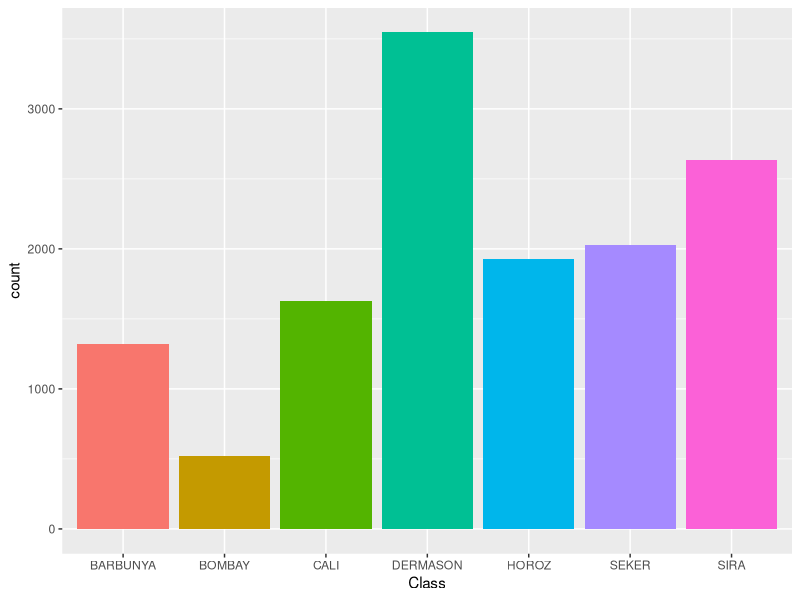
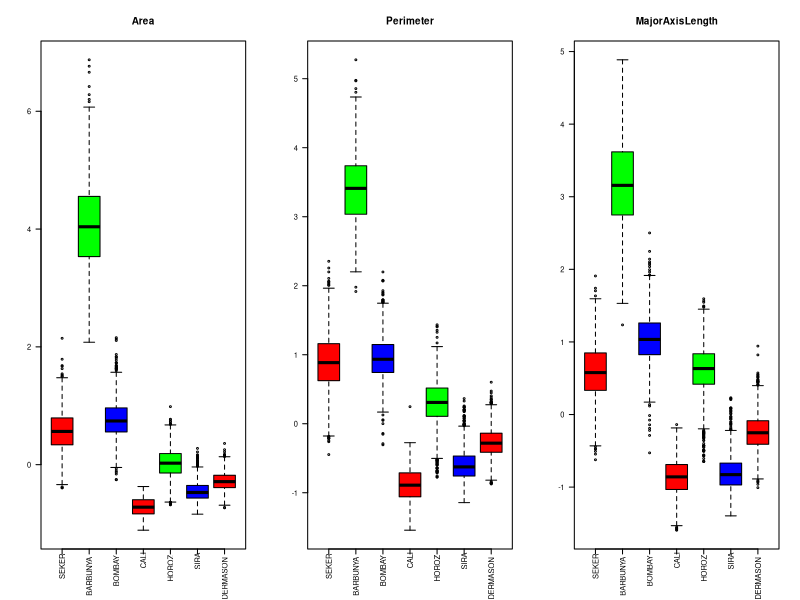
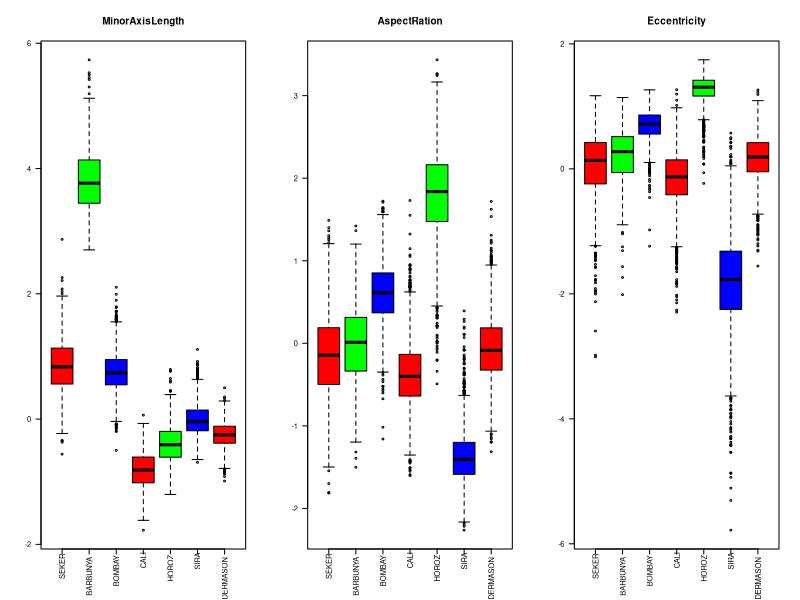
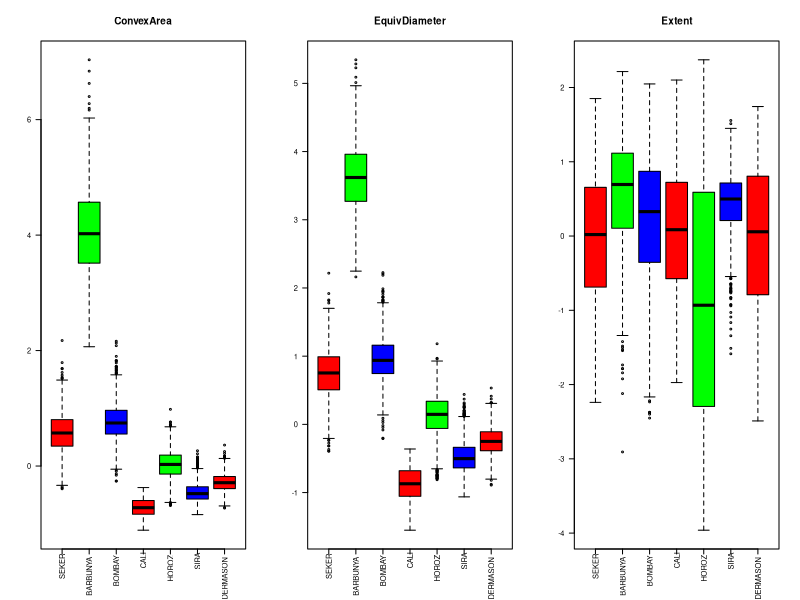
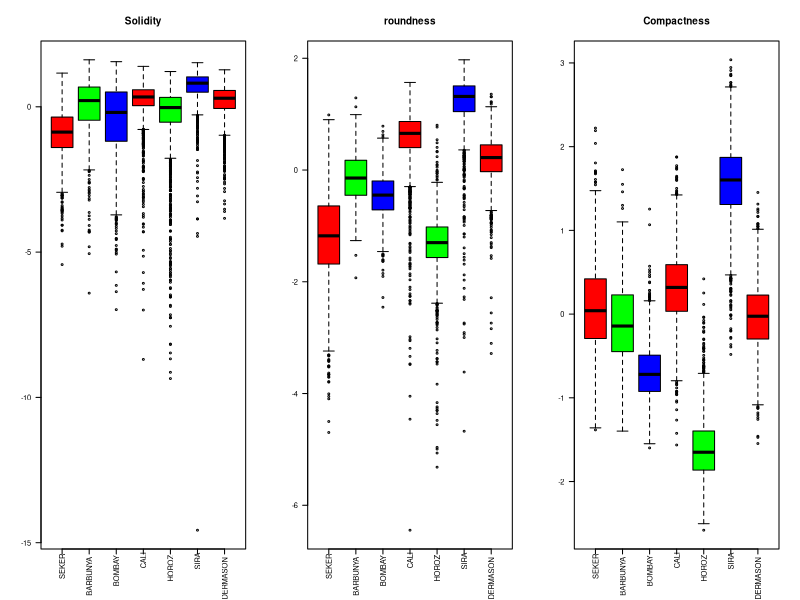
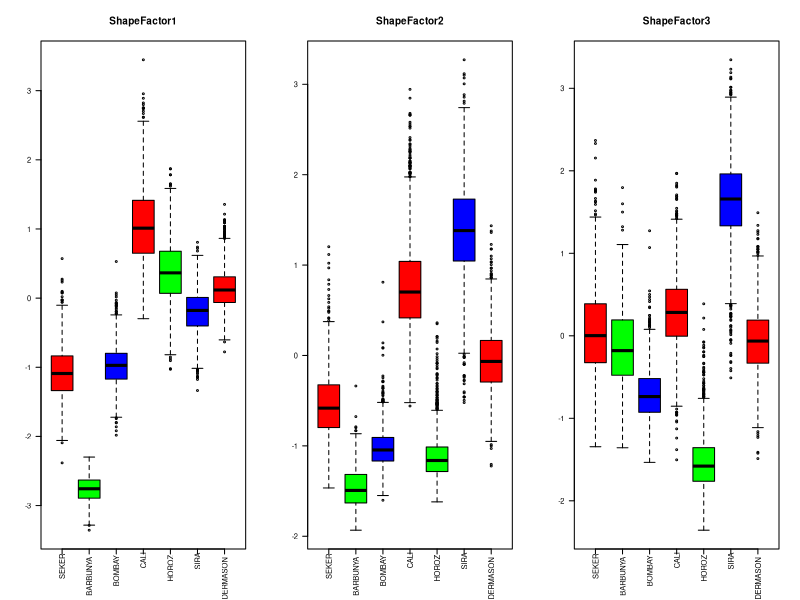
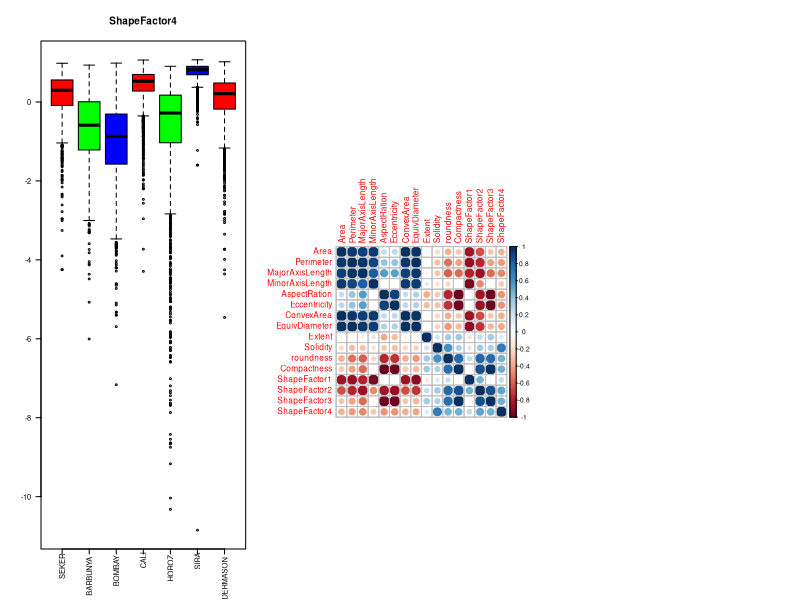
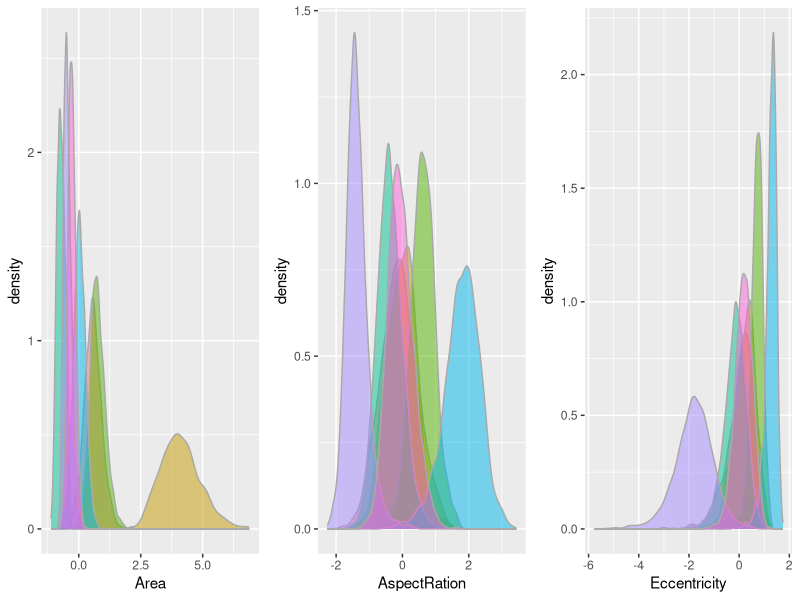

These charts were generated, in order, by the following R code:
## ---- chunk 1
knitr::opts_chunk$set(echo = TRUE)
## ---- chunk 2
rm(list=ls())

library('ggplot2')
library('gridExtra')
library('GGally')
library(grid)
library(stringr)
library(corrplot)
library(caret)
## ---- chunk 3
beans_data = read.csv("Dry_Bean_Dataset.csv",header=T, sep=";", na.strings="?", dec=",")
str(beans_data)
## ---- chunk 4
class_factor = factor(beans_data$Class)
beans_data$Class = class_factor
## ---- chunk 5
ggplot(beans_data, aes(Class, fill = Class)) + geom_bar() + theme(legend.position = "none")
## ---- chunk 6


for (var in names(beans_data[1:16])) {
  mean    = mean(beans_data[[var]])
  sd      = sd(beans_data[[var]])
  z_score = (beans_data[[var]] - mean)/sd
  
  beans_data[[var]] = z_score
}

#scale obtem o mesmo resultado do que acima
#z_score = as.data.frame(scale(beans_data[,1:16]))

summary(beans_data)

classes = unique(beans_data$Class)

num_classes = length(classes)

colors=c("red", "green", "blue")

par(mfrow=c(1,3), cex=0.5)
for(i in 1:3){
  plot <- boxplot(beans_data[,i] ~ beans_data$Class, 
                  col=colors, xlab = "", 
                  ylab="", 
                  main = names(beans_data)[i], 
                  xaxt = "n",  
                  yaxt = "n")
  axis(side = 1, labels = FALSE)
  axis(side = 2, las = 2, cex.axis = 0.9, font =20)
  text(x = 1:num_classes,
       labels = classes,
       par("usr")[3],
       xpd = T,
       srt = 90,
       adj = 1.2,
       cex = 0.9)
}

par(mfrow=c(1,3), cex=0.5)
for(i in 4:6){
  plot <- boxplot(beans_data[,i] ~ beans_data$Class, 
                  col=colors, xlab = "", 
                  ylab="", 
                  main = names(beans_data)[i], 
                  xaxt = "n",  
                  yaxt = "n")
  axis(side = 1, labels = FALSE)
  axis(side = 2, las = 2, cex.axis = 0.9, font =20)
  text(x = 1:num_classes,
       labels = classes,
       par("usr")[3],
       xpd = T,
       srt = 90,
       adj = 1.2,
       cex = 0.9)
}

par(mfrow=c(1,3), cex=0.5)
for(i in 7:9){
  plot <- boxplot(beans_data[,i] ~ beans_data$Class, 
                  col=colors, xlab = "", 
                  ylab="", 
                  main = names(beans_data)[i], 
                  xaxt = "n",  
                  yaxt = "n")
  axis(side = 1, labels = FALSE)
  axis(side = 2, las = 2, cex.axis = 0.9, font =20)
  text(x = 1:num_classes,
       labels = classes,
       par("usr")[3],
       xpd = T,
       srt = 90,
       adj = 1.2,
       cex = 0.9)
}

par(mfrow=c(1,3), cex=0.5)
for(i in 10:12){
  plot <- boxplot(beans_data[,i] ~ beans_data$Class, 
                  col=colors, xlab = "", 
                  ylab="", 
                  main = names(beans_data)[i], 
                  xaxt = "n",  
                  yaxt = "n")
  axis(side = 1, labels = FALSE)
  axis(side = 2, las = 2, cex.axis = 0.9, font =20)
  text(x = 1:num_classes,
       labels = classes,
       par("usr")[3],
       xpd = T,
       srt = 90,
       adj = 1.2,
       cex = 0.9)
}

par(mfrow=c(1,3), cex=0.5)
for(i in 13:15){
  plot <- boxplot(beans_data[,i] ~ beans_data$Class, 
                  col=colors, xlab = "", 
                  ylab="", 
                  main = names(beans_data)[i], 
                  xaxt = "n",  
                  yaxt = "n")
  axis(side = 1, labels = FALSE)
  axis(side = 2, las = 2, cex.axis = 0.9, font =20)
  text(x = 1:num_classes,
       labels = classes,
       par("usr")[3],
       xpd = T,
       srt = 90,
       adj = 1.2,
       cex = 0.9)
}

par(mfrow=c(1,3), cex=0.5)
for(i in 16:16){
  plot <- boxplot(beans_data[,i] ~ beans_data$Class, 
                  col=colors, xlab = "", 
                  ylab="", 
                  main = names(beans_data)[i], 
                  xaxt = "n",  
                  yaxt = "n")
  axis(side = 1, labels = FALSE)
  axis(side = 2, las = 2, cex.axis = 0.9, font =20)
  text(x = 1:num_classes,
       labels = classes,
       par("usr")[3],
       xpd = T,
       srt = 90,
       adj = 1.2,
       cex = 0.9)
}
## ---- chunk 7

correlation_matrix = cor(beans_data[1:16])

strong_correlations = findCorrelation(correlation_matrix, cutoff=0.95)

if(length(strong_correlations) > 0) {
  beans_data[,strong_correlations] = NULL
}

corrplot(correlation_matrix)

summary(beans_data)
## ---- chunk 8
library(gridExtra)
library(ggplot2)

p = list()
for(i in 1:3){
  p[[i]] = ggplot(beans_data, aes_string(x=names(beans_data)[i],fill="Class")) + 
    geom_density(alpha=0.5,color="darkgray") + 
    theme(legend.position="none", 
          legend.title = element_blank())
}
do.call(grid.arrange,c(p,ncol=3))

p = list()
for(i in 4:6){
  p[[i - 3]] = ggplot(beans_data, aes_string(x=names(beans_data)[i],fill="Class")) + 
    geom_density(alpha=0.5,color="darkgray") + 
    theme(legend.position="none", 
          legend.title = element_blank())
}

do.call(grid.arrange,c(p,ncol=3))

p = list()
for(i in 7:9){
  p[[i - 6]] = ggplot(beans_data, aes_string(x=names(beans_data)[i],fill="Class")) + 
    geom_density(alpha=0.5,color="darkgray") + 
    theme(legend.position="none", 
          legend.title = element_blank())
}
do.call(grid.arrange, c(p,ncol=3))

p = list()
for(i in 10){
  p[[i-9]] = ggplot(beans_data, aes_string(x=names(beans_data)[i],fill="Class")) + 
    geom_density(alpha=0.5,color="darkgray") + 
    theme(legend.position="none", 
          legend.title = element_blank())
}

do.call(grid.arrange,c(p,ncol=1))
## ---- chunk 9
sigma = cov(beans_data[,1:9])
eigen = eigen(sigma)

print(eigen)

pca = prcomp(beans_data[,1:9], center=TRUE, scale=TRUE)

summary(pca)

predicted_data = predict(pca, beans_data)

summary(predicted_data)

biplot(pca,xlabs = rep("", nrow(beans_data[,1:9])))
